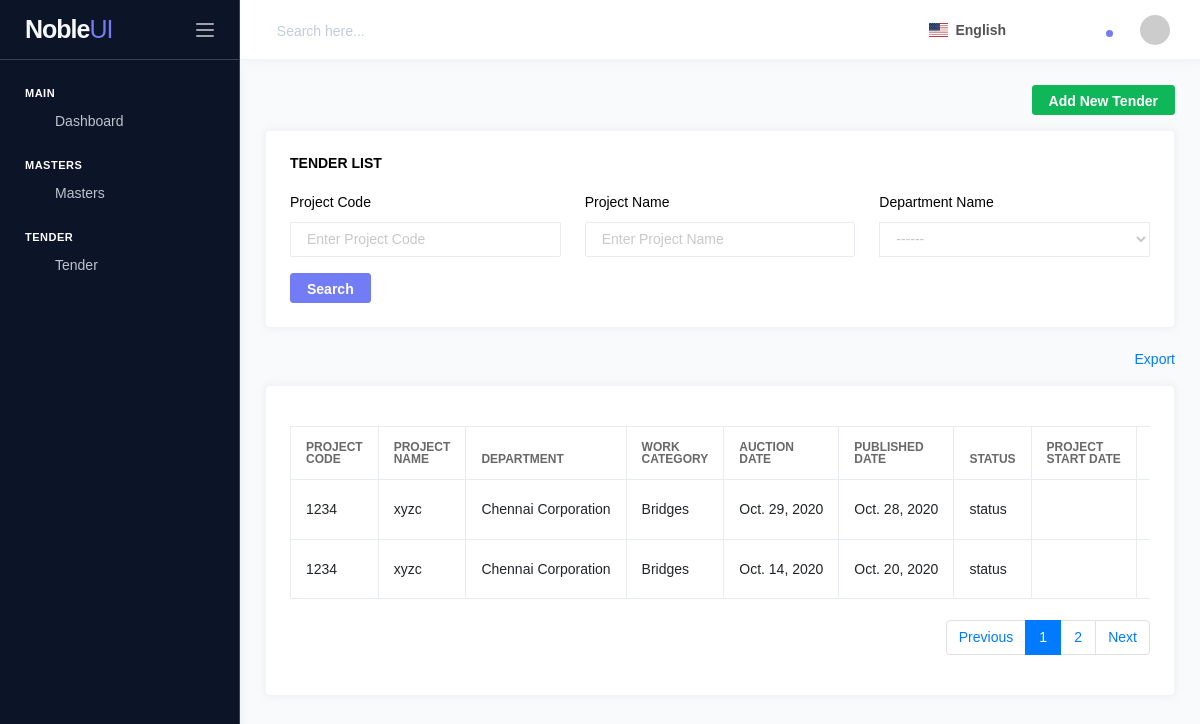
The app's page /tender/tender with its own data.
### tender/models.py (models this page shows)
class TenderDetails(models.Model):
    company_name = models.ForeignKey(CompanyModel, on_delete=models.CASCADE, related_name='tender')
    customer_name = models.ForeignKey(CustomerModel, on_delete=models.CASCADE)
    department = models.ForeignKey(DepartmentModel, on_delete=models.CASCADE)
    work_category = models.ForeignKey(WorkCategoryModel, on_delete=models.CASCADE)
    tender_id = models.CharField(max_length=100)
    project_title = models.CharField(max_length=100)
    project_code = models.CharField(max_length=100)
    state = models.CharField(max_length=100)
    city = models.CharField(max_length=100)
    area = models.CharField(max_length=100)
    tender_value = models.IntegerField()
    tender_fees = models.IntegerField()
    tender_bit_value = models.IntegerField()
    EMD_amount_value = models.IntegerField()
    tender_auction_date = models.DateField()
    tender_publish_date = models.DateField()
    project_description = models.TextField()

### masters/models.py (models this page shows, shortened)
class DepartmentModel(models.Model):
    department = models.CharField(max_length=100)
    def __str__(self):
        return f'{self.department}'

class WorkCategoryModel(models.Model):
    category = models.CharField(max_length=100)

### tender/views.py (the view)
# urls.py: path('tender', views.TenderDetailsView.as_view(), name='tender'),
class TenderDetailsView(View):
    template_name = 'tender-list.html'
    def get(self, request):
        form = forms.TenderSearchForm()
        tender = models.TenderDetails.objects.all()
        project_code = request.GET.get('project_code', '')
        project_name = request.GET.get('project_name', '')
        department_name = request.GET.get('department_name', '')
        try:
            dept = DepartmentModel.objects.get(id=department_name)
        except:
            dept = DepartmentModel.objects.last()
        if project_code != '' and project_name != '' and department_name != '':
            tender = tender.filter(project_code__icontains=project_code, project_title__icontains=project_name, department=dept)
        elif project_name != '' and project_code != '':
            tender = tender.filter(project_code__icontains=project_code, project_title__icontains=project_name)
        elif project_code != '' and department_name != '':
            tender = tender.filter(project_code__icontains=project_code, department=dept)
        elif project_name != '' and department_name != '':
            tender = tender.filter(project_title__icontains=project_name, department=dept)
        elif project_name != '':
            tender = tender.filter(project_title__icontains=project_name)
        elif project_code != '':
            tender = tender.filter(project_code__icontains=project_code)
        elif department_name != '':
            tender = tender.filter(department=dept)
        p = Paginator(tender, 2)
        page_num = request.GET.get("page", 1)
        try:
            page = p.page(page_num)
        except PageNotAnInteger:
            page = p.page(1)
        except EmptyPage:
            page = p.page(p.num_pages)
        if self.request.path == self.request.get_full_path():
            current_url = self.request.path + '?'
        else:
            if '?page=' in self.request.get_full_path():
                current_url = self.request.get_full_path().split('?page=')[0] + '?'
            else:
                current_url = self.request.get_full_path().split('&page=')[0] + '&'
        tender_excel_data['datas'] = page.object_list
        datas = {
            "form": form,
            "tenders": page,
            "current_url": current_url,
        }
        return render(request, template_name=self.template_name, context=datas)

### tender/forms.py
class TenderSearchForm(forms.Form):
    project_code = forms.CharField(max_length=50, required=False, widget=forms.TextInput(
                    attrs={"class": "form-control", "placeholder": "Enter Project Code"}))
    project_name = forms.CharField(max_length=50, required=False, widget=forms.TextInput(
                    attrs={"class": "form-control", "placeholder": "Enter Project Name"}))
    department_name = forms.ModelChoiceField(empty_label="------", queryset=DepartmentModel.objects.all(),
            widget=forms.Select(attrs={'class': 'js-example-basic-single w-100'}), required=False)

### tender/templates/tender-list.html (shortened to what this page needs)
{% extends 'base.html' %}
{% load static %}
{% block content %}
<nav class="page-breadcrumb text-right">
    <a href="{% url 'new-tender' %}" class="btn btn-success">Add New Tender</a>
</nav>
<div class="row">
    <div class="col-md-12 stretch-card">
        <div class="card">
            <div class="card-body">
                <h6 class="card-title">Tender List</h6>
                    <form method="GET">
                        <div class="row">
                            <div class="col-sm-4">
                                <div class="form-group">
                                    <label class="control-label">Project Code</label>
                                    {{ form.project_code }}
                                </div>
                            </div>
                            <div class="col-sm-4">
                                <div class="form-group">
                                    <label class="control-label">Project Name</label>
                                    {{ form.project_name }}
                                </div>
                            </div>
                            <div class="col-sm-4">
                                <div class="form-group">
                                    <label class="control-label">Department Name</label>
                                    {{ form.department_name }}
                                </div>
                            </div>
                        </div>
                        <input type="submit" class="btn btn-primary submit" value="Search">
                    </form>
            </div>
        </div>
    </div>
</div>
<br>
<nav class="page-breadcrumb text-right">
    <a href="{% url 'tender-excel-report' %}">
        Export
    </a>
</nav>
<div class="row">
    <div class="col-md-12 grid-margin stretch-card">
        <div class="card">
            <div class="card-body">
                <div class="table-responsive pt-3">
                    <table class="table table-bordered">
                        <thead>
                            <tr>
                                <th>
                                    Project <br> Code
                                </th>
                                <th>
                                    Project <br> Name
                                </th>
                                <th>
                                    Department
                                </th>
                                <th>
                                    Work <br> Category
                                </th>
                                <th>
                                    Auction <br> Date
                                </th>
                                <th>
                                    Published <br> Date
                                </th>
                                <th>
                                    Status
                                </th>
                                <th>
                                    Project <br> Start Date
                                </th>
                                <th>
                                    Project <br> End Date
                                </th>
                            </tr>
                        </thead>
                        <tbody>
                            {% for tender in tenders %}
                                <tr>
                                    <td>{{ tender.project_code }}</td>
                                    <td>{{ tender.project_title }}</td>
                                    <td>{{ tender.department.department }}</td>
                                    <td>{{ tender.work_category.category }}</td>
                                    <td>{{ tender.tender_auction_date }}</td>
                                    <td>{{ tender.tender_publish_date }}</td>
                                    <td>status</td>
                                    <td></td>
                                    <td></td>
                                </tr>
                            {% endfor %}
                        </tbody>
                    </table>
                </div>
                <br>
                {% if tenders.has_other_pages %}
                    <nav class="pagination justify-content-end">
                        <ul class="pagination">
                            {% if tenders.has_previous %}
                                <li class="page-item">
                                    <a class="page-link" href="{{current_url}}page={{tenders.previous_page_number}}">Previous</a>
                                </li>
                            {% else %}
                                <li class="page-item disable">
                                    <a class="page-link" href="#">Previous</a>
                                </li>
                            {% endif %}
                            {% for page in tenders.paginator.page_range %}
                                {% if tenders.number == page %}
                                    <li class="page-item active">
                                        <a class="page-link" href="{{current_url}}page={{page}}">{{ page }}</a>
                                    </li>
                                {% elif page > tenders.number|add:'-5' and page < tenders.number|add:'5' %}
                                    <li class="page-item">
                                        <a class="page-link" href="{{current_url}}page={{page}}">{{ page }}</a>
                                    </li>
                                {% endif %}
                            {% endfor %}
                            {% if tenders.has_next %}
                                <li class="page-item">
                                    <a class="page-link" href="{{current_url}}page={{tenders.next_page_number}}">Next</a>
                                </li>
                            {% else %}
                                <li class="page-item disable">
                                    <a class="page-link" href="#">Next</a>
                                </li>
                            {% endif %}
                        </ul>
                    </nav>
                {% endif %}
            </div>
        </div>
    </div>
</div>
{% endblock %}

### masters/templates/base.html (shortened to what this page needs)
{% load static %}
<!DOCTYPE html>
<html lang="en">
<head>
	<link rel="stylesheet" href="{% static 'assets/vendors/core/core.css' %}">
	<link rel="stylesheet" href="{% static 'assets/vendors/bootstrap-datepicker/bootstrap-datepicker.min.css' %}">
  <link rel="stylesheet" href="{% static 'assets/vendors/datatables.net-bs4/dataTables.bootstrap4.css' %}">
  <link rel="stylesheet" href="{% static 'assets/vendors/select2/select2.min.css' %}">
	<link rel="stylesheet" href="{% static 'assets/vendors/jquery-tags-input/jquery.tagsinput.min.css' %}">
	<link rel="stylesheet" href="{% static 'assets/vendors/dropzone/dropzone.min.css' %}">
	<link rel="stylesheet" href="{% static 'assets/vendors/dropify/dist/dropify.min.css' %}">
	<link rel="stylesheet" href="{% static 'assets/vendors/bootstrap-colorpicker/bootstrap-colorpicker.min.css' %}">
	<link rel="stylesheet" href="{% static 'assets/vendors/bootstrap-datepicker/bootstrap-datepicker.min.css' %}">
	<link rel="stylesheet" href="{% static 'assets/vendors/font-awesome/css/font-awesome.min.css' %}">
	<link rel="stylesheet" href="{% static 'assets/vendors/tempusdominus-bootstrap-4/tempusdominus-bootstrap-4.min.css' %}">
  <link rel="stylesheet" href="{% static 'assets/vendors/sweetalert2/sweetalert2.min.css' %}">
	<link rel="stylesheet" href="{% static 'assets/fonts/feather-font/css/iconfont.css' %}">
	<link rel="stylesheet" href="{% static 'assets/vendors/flag-icon-css/css/flag-icon.min.css' %}">
	<link rel="stylesheet" href="{% static 'assets/css/demo_1/style.css' %}">
</head>
<body class="sidebar-dark">
	<div class="main-wrapper">
		<nav class="sidebar">
      <div class="sidebar-header">
        <a href="#" class="sidebar-brand">
          Noble<span>UI</span>
        </a>
        <div class="sidebar-toggler not-active">
          <span></span>
          <span></span>
          <span></span>
        </div>
      </div>
      <div class="sidebar-body">
        <ul class="nav">
          <li class="nav-item nav-category">Main</li>
          <li class="nav-item">
            <a href="{% url 'dashboard' %}" class="nav-link">
              <i class="link-icon" data-feather="box"></i>
              <span class="link-title">Dashboard</span>
            </a>
          </li>
          <li class="nav-item nav-category">Masters</li>
          <li class="nav-item">
            <a class="nav-link" data-toggle="collapse" href="#masters" role="button" aria-expanded="false" aria-controls="advancedUI">
              <i class="link-icon" data-feather="anchor"></i>
              <span class="link-title">Masters</span>
              <i class="link-arrow" data-feather="chevron-down"></i>
            </a>
		  </li>
		  <li class="nav-item nav-category">Tender</li>
          <li class="nav-item">
            <a class="nav-link" data-toggle="collapse" href="#tender" role="button" aria-expanded="false" aria-controls="advancedUI">
              <i class="link-icon" data-feather="anchor"></i>
              <span class="link-title">Tender</span>
              <i class="link-arrow" data-feather="chevron-down"></i>
            </a>
          </li>
        </ul>
      </div>
    </nav>
		<div class="page-wrapper">
			<nav class="navbar">
				<div class="navbar-content">
					<form class="search-form">
						<div class="input-group">
							<input type="text" class="form-control" id="navbarForm" placeholder="Search here...">
						</div>
					</form>
					<ul class="navbar-nav">
						<li class="nav-item dropdown">
							<a class="nav-link dropdown-toggle" href="#" id="languageDropdown" role="button" data-toggle="dropdown" aria-haspopup="true" aria-expanded="false">
								<i class="flag-icon flag-icon-us mt-1" title="us"></i> <span class="font-weight-medium ml-1 mr-1">English</span>
							</a>
            </li>
						<li class="nav-item dropdown nav-apps">
						</li>
						<li class="nav-item dropdown nav-messages">
						</li>
						<li class="nav-item dropdown nav-notifications">
							<a class="nav-link dropdown-toggle" href="#" id="notificationDropdown" role="button" data-toggle="dropdown" aria-haspopup="true" aria-expanded="false">
								<div class="indicator">
									<div class="circle"></div>
								</div>
							</a>
						</li>
						<li class="nav-item dropdown nav-profile">
							<a class="nav-link dropdown-toggle" href="#" id="profileDropdown" role="button" data-toggle="dropdown" aria-haspopup="true" aria-expanded="false">
								<img src="https://via.placeholder.com/30x30" alt="userr">
							</a>
						</li>
					</ul>
				</div>
			</nav>
			<div class="page-content">
        {% block content %} {% endblock %}
			</div>
		</div>
	</div>
</body>
</html>

### records on screen
TenderDetails: project_code "1234", project_title "xyzc", department.department "Chennai Corporation", work_category.category "Bridges", tender_auction_date "Oct. 29, 2020", tender_publish_date "Oct. 28, 2020"
TenderDetails: project_code "1234", project_title "xyzc", department.department "Chennai Corporation", work_category.category "Bridges", tender_auction_date "Oct. 14, 2020", tender_publish_date "Oct. 20, 2020"

### other values on screen
{{ page }} "1"
{{ page }} "2"
